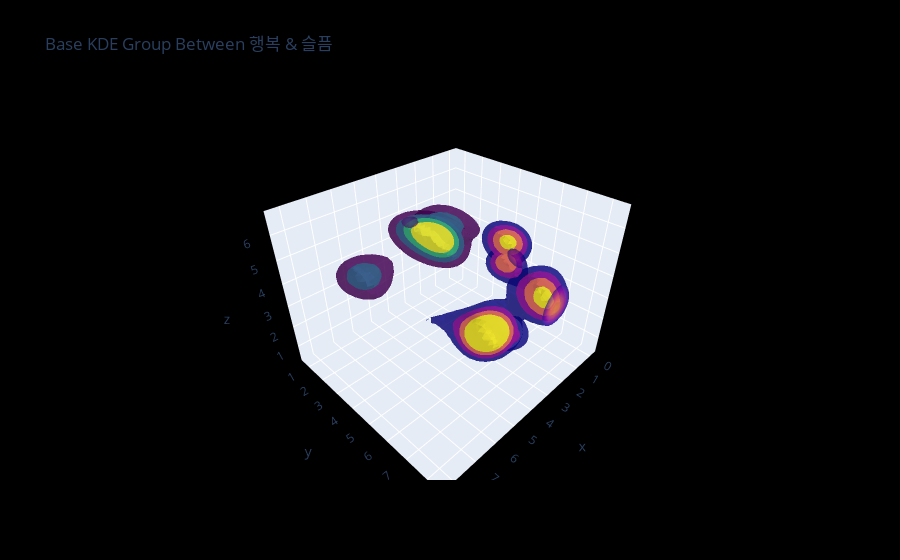

The notebook cell saved with this chart:
### Code cell
data = pd.read_csv("./data/train.csv")
umap_3D.fit(base_data)
draw_3D_KDE(data, "행복", "슬픔", base_vec_diary, base_vec_lyric)

### Figure 1 — Plotly figure (JSON) as saved in the notebook; plotly's stock layout.template omitted (floating-point values rounded to 4 significant figures; data arrays with more than 128 entries replaced by an {"elided": "..."} marker saying what was removed)
{"data": [{"colorscale": [[0, "#0d0887"], [0.1111, "#46039f"], [0.2222, "#7201a8"], [0.3333, "#9c179e"], [0.4444, "#bd3786"], [0.5556, "#d8576b"], [0.6667, "#ed7953"], [0.7778, "#fb9f3a"], [0.8889, "#fdca26"], [1, "#f0f921"]], "isomax": 0.0116, "isomin": 0.007095, "name": "행복", "opacity": 0.6, "showscale": false, "surface": {"count": 4}, "type": "isosurface", "value": {"elided": "42875 float values"}, "x": {"elided": "42875 float values"}, "y": {"elided": "42875 float values"}, "z": {"elided": "42875 float values"}}, {"colorscale": [[0, "#440154"], [0.1111, "#482878"], [0.2222, "#3e4989"], [0.3333, "#31688e"], [0.4444, "#26828e"], [0.5556, "#1f9e89"], [0.6667, "#35b779"], [0.7778, "#6ece58"], [0.8889, "#b5de2b"], [1, "#fde725"]], "isomax": 0.01878, "isomin": 0.008838, "name": "슬픔", "opacity": 0.6, "showscale": false, "surface": {"count": 4}, "type": "isosurface", "value": {"elided": "42875 float values"}, "x": {"elided": "42875 float values"}, "y": {"elided": "42875 float values"}, "z": {"elided": "42875 float values"}}], "layout": {"legend": {"orientation": "h", "x": 1, "xanchor": "right", "y": 1.02, "yanchor": "bottom"}, "paper_bgcolor": "black", "title": {"text": "Base KDE Group Between 행복 & 슬픔"}}}
